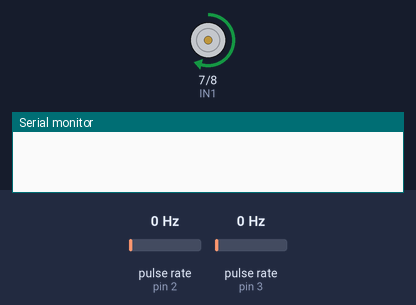
Bench run of a sketch on a simulated Arduino Uno, built with avr-gcc and run on an emulated ATmega328P. On the bench: motor-driver pin pairs drawn as motors (green arrow = first pin HIGH = forward, orange = second pin HIGH = backward, longer = more drive, scaled by the enable pin), the last lines printed to the serial monitor. Wiring (inferred from the names in the program): 2 × pulse sensor: data pin 2 / data pin 3. The inputs (shaded band) are chosen by the test bench; at power-on: pulse rate (sensors on pin 2, pin 3) 0 Hz.

Above: at 0.5 s.
At 22.0 s:
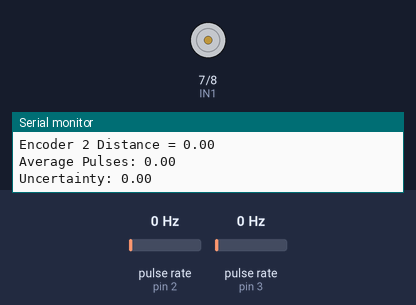
Timing chart, 0 to 32.5 s (numbered marks = the images above):
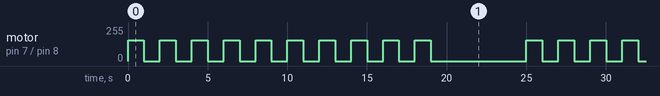

Measured:
- by itself, motor on pin 7 (IN1) / pin 8 (IN2): repeats every 25.0 s: 9 × (stopped 1.0 s, forward 155/255 1.0 s), stopped 6.0 s, forward 155/255 1.0 s

The sketch:

test.ino
```cpp
signed int motorSpeed;          // Changed to single motor speed variable for simplification
unsigned int rpm;               // RPM reading
volatile unsigned long pulses1; // number of pulses for encoder 1
volatile unsigned long pulses2; // number of pulses for encoder 2
unsigned long timeold;
int encoder1_pin = 2; // Encoder 1 pin (if needed later)
int encoder2_pin = 3; // Encoder 2 pin
unsigned int pulsesperturn = 20;
float wheel_diameter = 67;                            // Diameter of the wheel
float wheel_circum = 2 * 3.14 * (wheel_diameter / 2); // Circumference of the wheel

const int IN1 = 7;
const int IN2 = 8;
const int ENA = 5;
const int num_iterations = 10; // Number of iterations for averaging

unsigned long pulse_counts[num_iterations]; // Array to store pulse counts
int sum = 0;
float avg = 0;
float uncertainty = 0; // Variable to store uncertainty

void counter1()
{
    pulses1++; // Increment pulse count for encoder 1 (if used)
}

void counter2()
{
    pulses2++; // Increment pulse count for encoder 2
}

void setup()
{
    Serial.begin(9600);
    pinMode(IN1, OUTPUT);
    pinMode(IN2, OUTPUT);
    pinMode(ENA, OUTPUT);
    pinMode(encoder1_pin, INPUT);                                            // Ensure encoder 1 pin is set
    pinMode(encoder2_pin, INPUT);                                            // Set encoder 2 pin
    attachInterrupt(digitalPinToInterrupt(encoder1_pin), counter1, FALLING); // Attach interrupt for encoder 1
    attachInterrupt(digitalPinToInterrupt(encoder2_pin), counter2, FALLING); // Attach interrupt for encoder 2

    pulses1 = 0; // Initialize pulse counts
    pulses2 = 0;
    timeold = millis(); // Initialize timer
}

void loop()
{
    for (int i = 0; i < num_iterations; i++) // Loop for the specified number of iterations
    {
        digitalWrite(IN1, HIGH); // Set motor direction
        digitalWrite(IN2, LOW);
        analogWrite(ENA, 155); // Set motor speed

        if (millis() - timeold >= 1000)
        {
            // Disable interrupts for calculation
            detachInterrupt(digitalPinToInterrupt(encoder1_pin));
            detachInterrupt(digitalPinToInterrupt(encoder2_pin));

            // Calculate distance for both encoders
            float distance2 = (wheel_circum / pulsesperturn) * pulses2; // Distance calculation for encoder 2
            Serial.print("Encoder 2 Pulse = ");
            Serial.println(pulses2, DEC);
            Serial.print("Encoder 2 Distance = ");
            Serial.println(distance2, 2); // Display distance2 with 2 decimal places

            // Store the pulses2 value in the array
            pulse_counts[i] = pulses2;

            // Reset pulse counts and time
            pulses2 = 0;        // Reset encoder 2 pulses
            timeold = millis(); // Reset timer

            // Re-enable interrupts
            attachInterrupt(digitalPinToInterrupt(encoder1_pin), counter1, FALLING);
            attachInterrupt(digitalPinToInterrupt(encoder2_pin), counter2, FALLING);
        }

        delay(1000); // Delay to allow for next iteration
        // Stop the motor after the delay
        digitalWrite(IN1, LOW);
        digitalWrite(IN2, LOW);
        analogWrite(ENA, 0); // Stop the motor
        delay(1000);
    }

    // Calculate average
    for (int i = 0; i < num_iterations; i++) {
        sum += pulse_counts[i];
    }
    avg = sum / (float)num_iterations;

    // Calculate uncertainty (standard error of the mean)
    float sum_squared_diff = 0.0;
    for (int i = 0; i < num_iterations; i++) {
        sum_squared_diff += pow(pulse_counts[i] - avg, 2);
    }
    float variance = sum_squared_diff / num_iterations;
    uncertainty = sqrt(variance) / sqrt(num_iterations); // Standard deviation divided by sqrt(n)

    // Print results
    Serial.print("Average Pulses: ");
    Serial.println(avg);
    Serial.print("Uncertainty: ");
    Serial.println(uncertainty);

    // Reset for next loop
    sum = 0;
    for (int i = 0; i < num_iterations; i++) {
        pulse_counts[i] = 0; // Reset the pulse counts array
    }

    // Wait before the next iteration
    delay(5000); // Delay before restarting the loop
}
```
